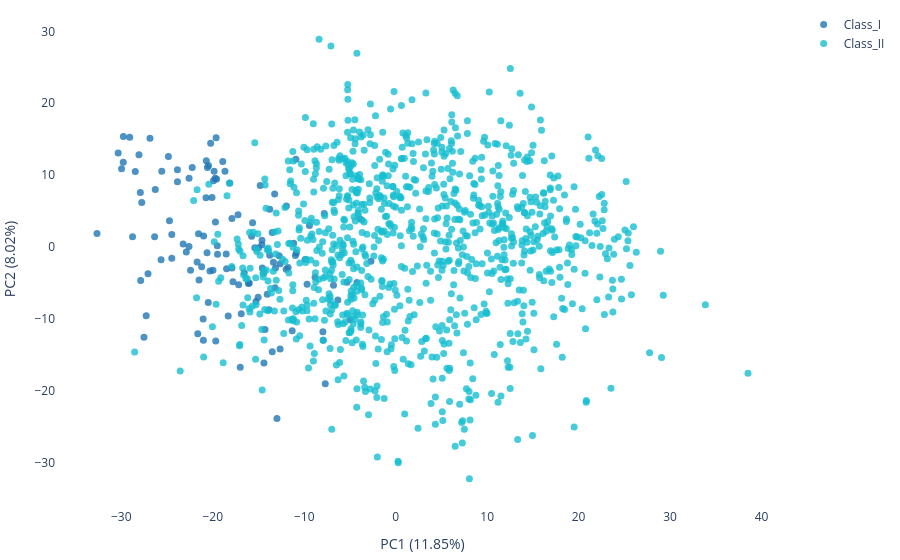

Write notebook code for a chart like this one.
### Markdown cell above
##### Umaps

### Code cell
import plotly.graph_objects as go 

# Visualize pca 
OR_name = list(pca_df.index)

# Extract OR class from index
OR_family = [re.match(r'Or(\d+)', _OR).group(1) if re.match(r'Or(\d+)', _OR) else 'None' for _OR in pca_df.index]

# Define Class I and Class II based on OR number ranges
Class_I_df = pca_df.loc[[_OR for _OR, cls in zip(pca_df.index, OR_family) if cls in map(str, range(51, 57))]]
Class_II_df = pca_df.loc[[_OR for _OR, cls in zip(pca_df.index, OR_family) if cls in map(str, range(1, 15))]]


# Define colors for each class
colormap = cf.distinct_colors(['Class_I', 'Class_II'])

# Plot
fig = go.Figure()

fig.add_trace(go.Scatter(
    x=Class_I_df.iloc[:, 0],  # First dimension
    y=Class_I_df.iloc[:, 1],  # Second dimension
    text=Class_I_df.index,    # Labels
    mode='markers',
    name='Class_I',
    marker=dict(
        color=colormap['Class_I'],
        size = 8, opacity=0.6
    )
))

fig.add_trace(go.Scatter(
    x=Class_II_df.iloc[:, 0],
    y=Class_II_df.iloc[:, 1],
    text=Class_II_df.index,
    mode='markers',
    name='Class_II',
    marker=dict(
        color=colormap['Class_II'],
        size = 8, opacity=0.6
    )
))


fig.update_traces( marker=dict(size=7, opacity = 0.8))
fig.update_layout(xaxis_title = f'PC1 ({variance_ratio[0]*100:.2f}%)',
                  yaxis_title = f'PC2 ({variance_ratio[1]*100:.2f}%)',
                  margin=dict(r=10, l=10, b=10, t=10),
                  plot_bgcolor='white',  # set the plot background color to white
                  paper_bgcolor='white',  # set the paper background color to white
)
fig.show()
fig.write_html('../../output/ESM/PCA/PCA_esm_class.html')

### Figure 1 — Plotly figure (JSON) as saved in the notebook; plotly's stock layout.template omitted (floating-point values rounded to 4 significant figures; data arrays with more than 128 entries replaced by an {"elided": "..."} marker saying what was removed)
{"data": [{"marker": {"color": "#1f77b4", "opacity": 0.8, "size": 7}, "mode": "markers", "name": "Class_I", "text": ["Or52Ae9", "Or52S1", "Or51A25", "Or51A43", "Or52P1", "Or51A6", "Or51M1", "Or51F23", "Or52N2C", "Or56B34", "Or52E15", "Or51Ab3", "Or52Z14", "Or51H5", "Or51S1", "Or52X1", "Or51A8", "Or52Ab2", "Or52M2", "Or52E4", "Or52D13", "Or52A5", "Or52B3", "Or52Ab4", "Or51G2", "Or51L14", "Or51D1", "Or56A3", "Or51H1", "Or52N2B", "Or52H7", "Or51A39", "Or52K2", "Or52Z13", "Or55B4", "Or52R1", "Or52N5", "Or52E5", "Or51F1E", "Or56B2", "Or52A24", "Or56A5", "Or51A5", "Or52J3", "Or52E7", "Or52D3", "Or52E8B", "Or52S6", "Or51Af1", "Or51Q1", "Or51Ai2", "Or52Ad1", "Or52S19", "Or52P2", "Or51K2", "Or51L4", "Or52Z12", "Or52E18", "Or52H2", "Or52R1B", "Or52N4B", "Or51F1", "Or51A10", "Or51V14", "Or52M1", "Or56B1B", "Or52N20", "Or52Ac1", "Or51V8", "Or51B6", "Or51Aa2", "Or51B6B", "Or52L1", "Or52S1B", "Or51R1", "Or52A5B", "Or52Ab7", "Or51G1", "Or52E2", "Or56B35", "Or52E3", "Or51B17", "Or51F5", "Or51F23B", "Or56B2J", "Or56A3B", "Or56B1", "Or52N2", "Or51Ag1", "Or51Q1C", "Or51F1D", "Or51I1", "Or51K1", "Or51A7", "Or52Ae7", "Or52E8", "Or51Ah3", "Or52A33", "Or52B4", "Or52W1", "Or52Z1", "Or51I2", "Or52B2", "Or52H1", "Or52E19B", "Or51T4", "Or51A24", "Or51E1", "Or52N3", "Or52R1C", "Or55B10", "Or52N4", "Or56A4", "Or51Ac3", "Or52A20", "Or52B1", "Or51Aa5", "Or52E19", "Or52I2", "Or52H9", "Or55B3", "Or51B4", "Or52D1", "Or51F2", "Or52U1"], "type": "scatter", "x": [-15.64, -17.9, -15.28, -11.32, -21.64, -7.807, -18.49, -6.8, -11.97, -17.17, -30.34, -12.64, -13.23, -20.71, -27.52, -18.53, -10.86, -29.09, -22.43, -19.85, -14.62, -19.64, -27.08, -29.79, -14.4, -20.49, -22.6, -19.71, -24.74, -11.95, -18.66, -15.04, -27.76, -18.14, -16.88, -23.24, -14.81, -29.77, -5.32, -13.5, -23.86, -15.74, -2.708, -21.22, -22.25, -26.36, -25.57, -19.98, -12.98, -17.0, -27.89, -19.58, -22.89, -21.05, -16.01, -18.31, -20.46, -26.86, -17.24, -21.5, -9.686, -4.989, -7.921, -11.16, -28.77, -7.96, -3.878, -24.48, -8.816, -19.48, -11.76, -20.74, -27.28, -21.0, -21.03, -20.23, -28.07, -20.62, -23.86, -14.58, -24.85, -20.31, -10.97, -9.43, -17.9, -21.56, -13.19, -12.63, -13.5, -19.67, -6.326, -14.42, -13.77, -10.91, -15.4, -26.29, -19.93, -12.74, -20.08, -32.65, -19.74, -16.1, -24.48, -20.58, -29.97, -14.62, -14.05, -19.51, -18.91, -21.71, -14.29, -9.901, -13.37, -14.97, -22.59, -27.92, -13.15, -28.47, -7.701, -13.77, -17.79, -16.55, -25.65, -4.237, -13.86], "y": [3.385, 3.978, -7.577, -11.63, -12.08, 4.673, -3.013, -5.301, -3.105, -5.255, 13.1, -14.17, 7.394, 12.0, -12.54, -0.9622, -0.8273, 15.26, -3.239, 10.54, 0.9345, 15.21, -3.699, 11.79, -16.14, -7.718, 0.07223, 3.475, 3.651, 5.718, 10.56, -7.0, 6.214, 8.896, -9.297, 0.4339, 8.557, 15.38, -4.886, 2.018, 9.083, 1.518, -1.978, -2.749, 11.08, 1.433, 10.55, -3.227, -23.87, -16.73, -4.642, 9.484, -0.6938, -10.02, -4.989, -9.596, 11.34, 15.13, 4.486, -4.572, -5.193, -10.12, -12.96, 0.5143, 1.43, -11.78, 3.905, -1.55, -4.196, -0.998, -2.861, 6.861, -9.551, 1.544, -12.98, 14.43, 12.83, -0.796, 10.75, -2.907, 12.59, -3.329, -1.192, 3.01, -2.932, 1.865, -5.667, -2.33, -14.56, -13.07, -7.352, -3.575, -1.151, 12.21, -0.08465, 8.014, 9.221, -1.202, 6.885, 1.874, 9.563, -5.055, 1.762, 11.08, 10.91, 0.3264, -6.556, 0.1653, 11.92, -2.065, -11.47, -1.744, -2.123, -0.1038, 9.566, 7.596, -2.901, 10.5, -19.01, 5.255, -4.832, -3.583, -1.784, -4.936, -8.724]}, {"marker": {"color": "#17becf", "opacity": 0.8, "size": 7}, "mode": "markers", "name": "Class_II", "text": {"elided": "959 str values"}, "type": "scatter", "x": {"elided": "959 float values"}, "y": {"elided": "959 float values"}}], "layout": {"margin": {"b": 10, "l": 10, "r": 10, "t": 10}, "paper_bgcolor": "white", "plot_bgcolor": "white", "xaxis": {"title": {"text": "PC1 (11.85%)"}}, "yaxis": {"title": {"text": "PC2 (8.02%)"}}}}
